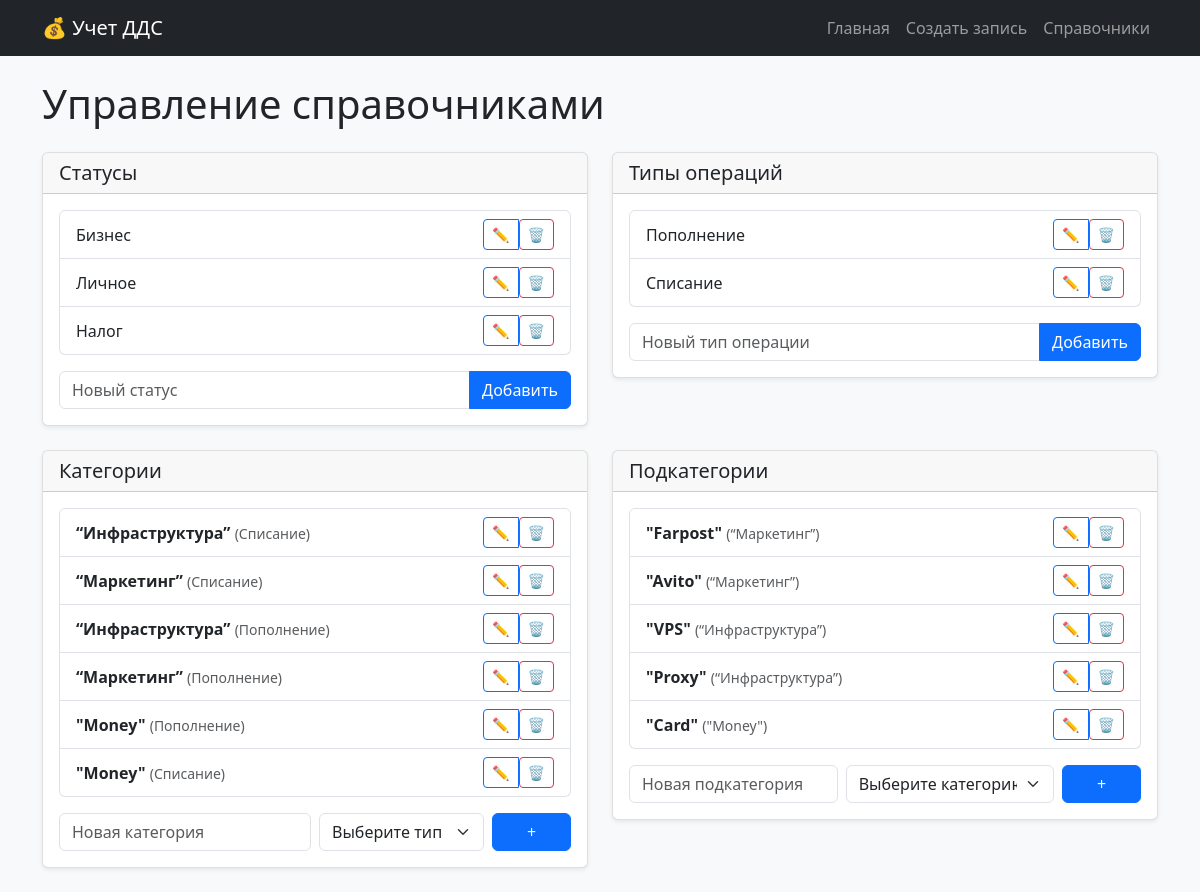
The app's page /reference-books/ with its own data.
### cash_flow_app/models.py (models this page shows, shortened)
class Status(models.Model):
    name = models.CharField(max_length=100, unique=True)

class OperationType(models.Model):
    name = models.CharField(max_length=100, unique=True)

class Category(models.Model):
    name = models.CharField(max_length=100)
    operation_type = models.ForeignKey(OperationType, on_delete=models.CASCADE)
    class Meta:
        unique_together = ('name', 'operation_type')

class Subcategory(models.Model):
    name = models.CharField(max_length=100)
    category = models.ForeignKey(Category, on_delete=models.CASCADE)
    class Meta:
        unique_together = ('name', 'category')

### cash_flow_app/views.py (the view, shortened to what this page needs)
# urls.py: path('reference-books/', views.reference_books, name='reference_books'),
def reference_books(request):
    statuses = Status.objects.all()
    operation_types = OperationType.objects.all()
    categories = Category.objects.all()
    subcategories = Subcategory.objects.all()
    return render(request, 'cash_flow_app/reference_books.html', {
        'statuses': statuses,
        'operation_types': operation_types,
        'categories': categories,
        'subcategories': subcategories,
    })

### cash_flow_app/templates/cash_flow_app/reference_books.html (shortened to what this page needs)
{% extends 'cash_flow_app/base.html' %}
{% load static %}
{% block content %}
<div class="fade-in">
    <h1 class="mb-4">Управление справочниками</h1>
    <div class="row">
        <div class="col-md-6 mb-4">
            <div class="card">
                <div class="card-header">
                    <h5 class="mb-0">Статусы</h5>
                </div>
                <div class="card-body">
                    <ul class="list-group">
                        {% for status in statuses %}
                        <li class="list-group-item d-flex justify-content-between align-items-center">
                            {{ status.name }}
                            <div class="btn-group btn-group-sm">
                                <button type="button" class="btn btn-outline-primary btn-sm"
                                        data-bs-toggle="modal" data-bs-target="#editStatusModal{{ status.id }}"
                                        title="Редактировать">
                                    ✏️
                                </button>
                                <form method="post" class="d-inline">
                                    <button type="submit" name="delete_status" class="btn btn-outline-danger btn-sm"
                                            onclick="return confirm('Удалить статус \"{{ status.name }}\"?')"
                                            title="Удалить">
                                        🗑️
                                    </button>
                                </form>
                            </div>
                        </li>
                        {% empty %}
                        <li class="list-group-item text-muted">Нет статусов</li>
                        {% endfor %}
                    </ul>
                    <form method="post" class="mt-3">
                        <div class="input-group">
                            <input type="text" name="status_name" class="form-control" placeholder="Новый статус" required>
                            <button type="submit" name="add_status" class="btn btn-primary">Добавить</button>
                        </div>
                    </form>
                </div>
            </div>
        </div>
        <div class="col-md-6 mb-4">
            <div class="card">
                <div class="card-header">
                    <h5 class="mb-0">Типы операций</h5>
                </div>
                <div class="card-body">
                    <ul class="list-group">
                        {% for type in operation_types %}
                        <li class="list-group-item d-flex justify-content-between align-items-center">
                            {{ type.name }}
                            <div class="btn-group btn-group-sm">
                                <button type="button" class="btn btn-outline-primary btn-sm"
                                        data-bs-toggle="modal" data-bs-target="#editTypeModal{{ type.id }}"
                                        title="Редактировать">
                                    ✏️
                                </button>
                                <form method="post" class="d-inline">
                                    <button type="submit" name="delete_type" class="btn btn-outline-danger btn-sm"
                                            onclick="return confirm('Удалить тип операции \"{{ type.name }}\"?')"
                                            title="Удалить">
                                        🗑️
                                    </button>
                                </form>
                            </div>
                        </li>
                        {% empty %}
                        <li class="list-group-item text-muted">Нет типов операций</li>
                        {% endfor %}
                    </ul>
                    <form method="post" class="mt-3">
                        <div class="input-group">
                            <input type="text" name="type_name" class="form-control" placeholder="Новый тип операции" required>
                            <button type="submit" name="add_type" class="btn btn-primary">Добавить</button>
                        </div>
                    </form>
                </div>
            </div>
        </div>
        <div class="col-md-6 mb-4">
            <div class="card">
                <div class="card-header">
                    <h5 class="mb-0">Категории</h5>
                </div>
                <div class="card-body">
                    <ul class="list-group">
                        {% for category in categories %}
                        <li class="list-group-item">
                            <div class="d-flex justify-content-between align-items-center">
                                <span>
                                    <strong>{{ category.name }}</strong>
                                    <small class="text-muted">({{ category.operation_type.name }})</small>
                                </span>
                                <div class="btn-group btn-group-sm">
                                    <button type="button" class="btn btn-outline-primary btn-sm"
                                            data-bs-toggle="modal" data-bs-target="#editCategoryModal{{ category.id }}"
                                            title="Редактировать">
                                        ✏️
                                    </button>
                                    <form method="post" class="d-inline">
                                        <button type="submit" name="delete_category" class="btn btn-outline-danger btn-sm"
                                                onclick="return confirm('Удалить категорию \"{{ category.name }}\"?')"
                                                title="Удалить">
                                            🗑️
                                        </button>
                                    </form>
                                </div>
                            </div>
                        </li>
                        {% empty %}
                        <li class="list-group-item text-muted">Нет категорий</li>
                        {% endfor %}
                    </ul>
                    <form method="post" class="mt-3">
                        <div class="row g-2">
                            <div class="col-6">
                                <input type="text" name="category_name" class="form-control" placeholder="Новая категория" required>
                            </div>
                            <div class="col-4">
                                <select name="category_type" class="form-select" required>
                                    <option value="">Выберите тип</option>
                                </select>
                            </div>
                            <div class="col-2">
                                <button type="submit" name="add_category" class="btn btn-primary w-100">+</button>
                            </div>
                        </div>
                    </form>
                </div>
            </div>
        </div>
        <div class="col-md-6 mb-4">
            <div class="card">
                <div class="card-header">
                    <h5 class="mb-0">Подкатегории</h5>
                </div>
                <div class="card-body">
                    <ul class="list-group">
                        {% for subcategory in subcategories %}
                        <li class="list-group-item">
                            <div class="d-flex justify-content-between align-items-center">
                                <span>
                                    <strong>{{ subcategory.name }}</strong>
                                    <small class="text-muted">({{ subcategory.category.name }})</small>
                                </span>
                                <div class="btn-group btn-group-sm">
                                    <button type="button" class="btn btn-outline-primary btn-sm"
                                            data-bs-toggle="modal" data-bs-target="#editSubcategoryModal{{ subcategory.id }}"
                                            title="Редактировать">
                                        ✏️
                                    </button>
                                    <form method="post" class="d-inline">
                                        <button type="submit" name="delete_subcategory" class="btn btn-outline-danger btn-sm"
                                                onclick="return confirm('Удалить подкатегорию \"{{ subcategory.name }}\"?')"
                                                title="Удалить">
                                            🗑️
                                        </button>
                                    </form>
                                </div>
                            </div>
                        </li>
                        {% empty %}
                        <li class="list-group-item text-muted">Нет подкатегорий</li>
                        {% endfor %}
                    </ul>
                    <form method="post" class="mt-3">
                        <div class="row g-2">
                            <div class="col-5">
                                <input type="text" name="subcategory_name" class="form-control" placeholder="Новая подкатегория" required>
                            </div>
                            <div class="col-5">
                                <select name="subcategory_category" class="form-select" required>
                                    <option value="">Выберите категорию</option>
                                </select>
                            </div>
                            <div class="col-2">
                                <button type="submit" name="add_subcategory" class="btn btn-primary w-100">+</button>
                            </div>
                        </div>
                    </form>
                </div>
            </div>
        </div>
    </div>
</div>
{% endblock %}

### cash_flow_app/templates/cash_flow_app/static/cash_flow_app/css/style.css (style rules this page uses)
body { background-color: #f8f9fa; font-family: 'Segoe UI', Tahoma, Geneva, Verdana, sans-serif; }
.card { box-shadow: 0 0.125rem 0.25rem rgba(0, 0, 0, 0.075); border: 1px solid rgba(0, 0, 0, 0.125); }

### records on screen
Status: name "Бизнес"
Status: name "Личное"
Status: name "Налог"
OperationType: name "Пополнение"
OperationType: name "Списание"
Category: name "“Инфраструктура”", operation_type.name "Списание"
Category: name "“Маркетинг”", operation_type.name "Списание"
Category: name "“Инфраструктура”", operation_type.name "Пополнение"
Category: name "“Маркетинг”", operation_type.name "Пополнение"
Category: name "\"Money\"", operation_type.name "Пополнение"
Category: name "\"Money\"", operation_type.name "Списание"
Subcategory: name "\"Farpost\"", category.name "“Маркетинг”"
Subcategory: name "\"Avito\"", category.name "“Маркетинг”"
Subcategory: name "\"VPS\"", category.name "“Инфраструктура”"
Subcategory: name "\"Proxy\"", category.name "“Инфраструктура”"
Subcategory: name "\"Card\"", category.name "\"Money\""
